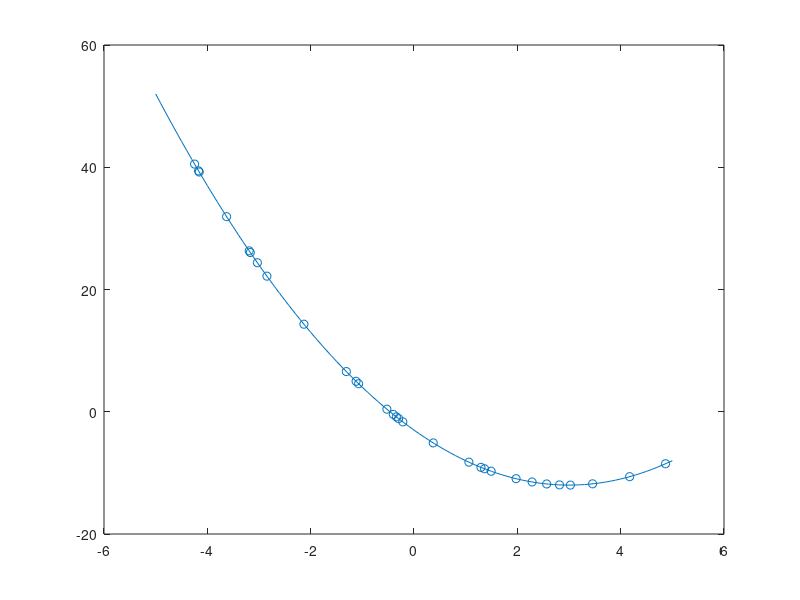

Here is the MATLAB script that generated this plot:
clear; clc;
tic;
% Stochastic algoruthm of optimimztion basic

%% Input data
T0 = 1000;
t = 0.05;
Nmc = 2^14;
M = 64;
%x = (-1+2*rand(30,1))*20; % Initial population of 30 candidates
x = (-1+2*rand(30,1))*5; % Initial population of 30 candidates Rastragin
%y = (-1+2*rand(10,1))*5; % Initial population of 10 candidates
sz = size(x);

%beale = @(x,y) (1.5-x+x.*y).^2+(2.25-x+x.*(y.^2)).^2+(2.625-x+x.*(y.^3)).^2;
%gibbs = @(x,y,T) exp(-beale(x,y)/T);

%func = @(x) 10 + (x.^2-10*cos(2*pi.*x));
%cost = @(x) abs(func(x));
func = @(x) x.^2-6.*x-3;
cost = @(x) abs(func(x)-(-12)); % min if -6 at x=3

gibbs = @(x,T) exp(-cost(x)/T);

T = T0;
for k = 1:Nmc
    if (min(cost(x))>0.001)
    T = T*(1-k*(mod(k,M)==0)/Nmc)^4;
    
    % Selection
    for i = 1:sz  
        if (rand() > gibbs(x(i),T))
            for l = 1:sz
                % Proba of chosing another candidate. sum of these proba == 1
                p(l) = gibbs(x(l),T)/sum(gibbs(x,T)); 
            end;
            x(i) = x(ChoosenIdx(rand(),p));
        end;
    end;
    
    
    % Mutation
    for i = 1:sz
        x(i) = x(i) + t*(2*rand()-1);
    end;
    
    else 
        break;
    end;
   % m = min(x);
    %scatter(m,func(m)); xlabel('x'); ylabel('y'); hold on; 
end;
toc;
%figure; hold on;
res = min(cost(x))
%y = -20:0.1:20;
y = -5:0.1:5;
plot(y,func(y)); hold on;

k
x;
func(x); 

scatter(sort(x),func(sort(x)));
